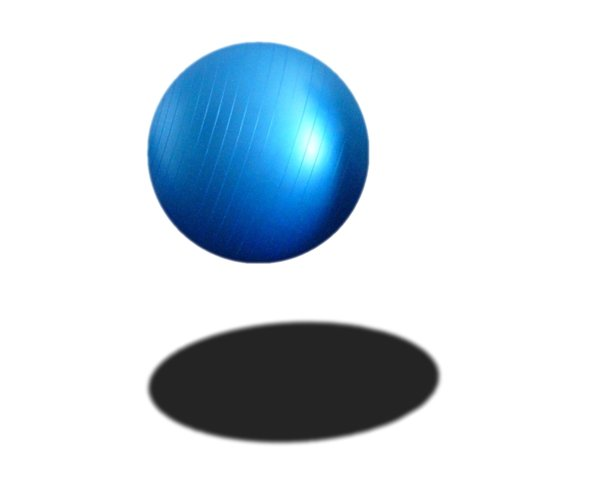
#> input picture images/image_uts.jpg, 600 x 492 px
$ python tugas_uts.py
#> lines starting #> are read from the running program, lines starting #| are printed output that depends on the picture; after the words box and inside, x2 and y2 are one past the last pixel; in counts of white or black regions, pixels touching at a corner belong together
from cv2 import cv2
import numpy as np
from matplotlib import pyplot as plt

frame = cv2.imread('./images/image_uts.jpg')
#> frame is the input picture: shape (492, 600, 3); mean B, G, R 226.3, 217.5, 205.6

hsv = cv2.cvtColor(frame, cv2.COLOR_BGR2HSV)
#> hsv: shape (492, 600, 3); mean H, S, V 15.4, 28.4, 226.3
img_rgb = cv2.cvtColor(frame, cv2.COLOR_BGR2RGB)

# define range of blue color in HSV
lower_blue = np.array([94, 80, 2])
upper_blue = np.array([126, 255, 255])

# Threshold the HSV image to get only blue colors
mask = cv2.inRange(hsv, lower_blue, upper_blue)
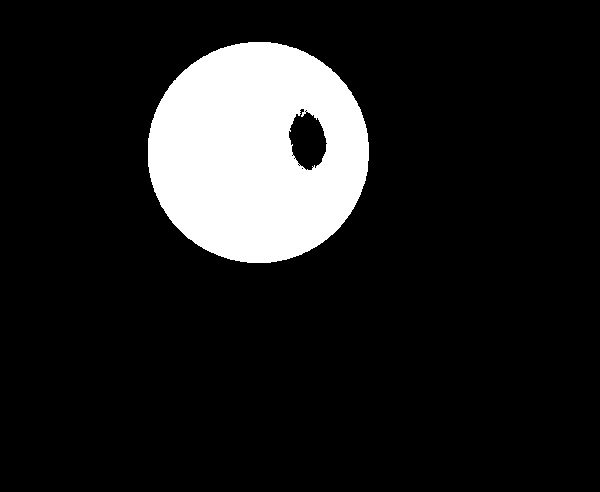
#> mask: shape (492, 600); 12.5% white; 1 white region


# define contour reference of mask
contours, hierarchy = cv2.findContours(
    mask, cv2.RETR_TREE, cv2.CHAIN_APPROX_SIMPLE)
#> contours = 9 contours, 7 with area under 20; largest, box (x1, y1, x2, y2) and area: (148, 42, 369, 263) 38140, (288, 108, 328, 171) 1656

# find biggest_contour
biggest_contour = max(contours, key=cv2.contourArea)
#> biggest_contour = contour of 308 points, box (x1, y1, x2, y2) (148, 42, 369, 263), area 38140

# set box frame
x, y, w, h = cv2.boundingRect(biggest_contour)
#> x = 148; y = 42; w = 221; h = 221
cv2.rectangle(img_rgb, (x, y), (x+w, y+h), (0, 255, 0), 2)
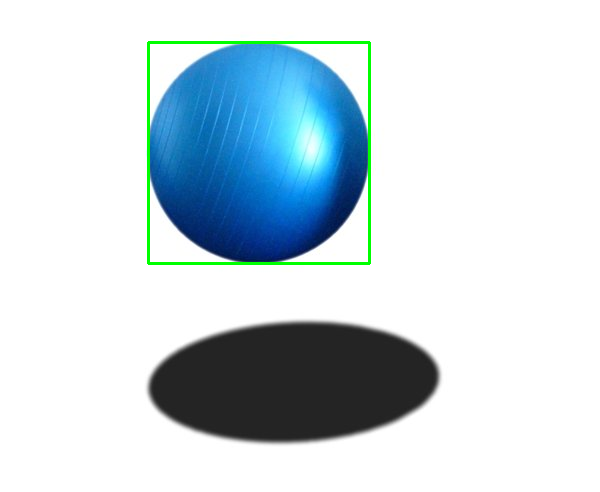
#> img_rgb: shape (492, 600, 3); mean R, G, B 203.4, 217.6, 224.1

plt.title("PRIA AJI SN / 1644190020")
plt.imshow(img_rgb)
plt.show()
